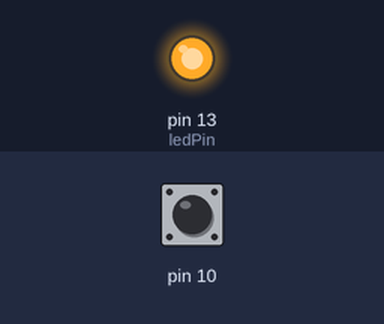
A sketch run on a simulated Arduino Uno, built with avr-gcc and run on an emulated ATmega328P. On the bench: output pins drawn as LEDs (lit = HIGH). The test bench sets the inputs (shaded band); at power-on: pin 10 HIGH.

Above: at 1.2 s.
1.3 s: pin 10 pulled LOW for 0.15 s
At 1.37 s:
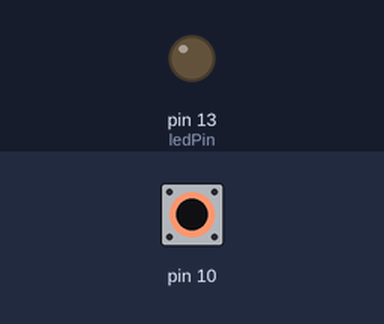
2.9 s: pin 10 pulled LOW for 3.2 s
At 7.5 s:
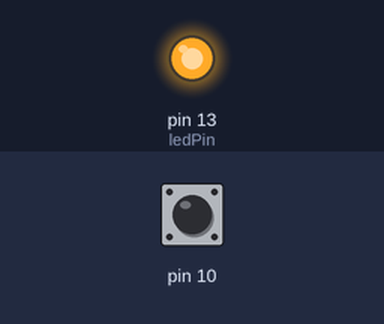
Timing chart, 0 to 9.0 s (numbered marks = the images above; inputs shaded):
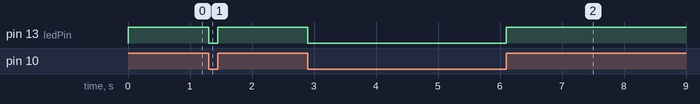

The sketch:

Exercise3_Button_In_C.ino
```cpp
/*
NB! Most registers and bits are already named to match the datasheet names,
often just replacing an x with a proper value e.g. DDRx -> DDRB for DDR register for Port B
*/

const int ledPin = 13;
void setup()
{
   // Set digital pin 10 (port 10) as an input
   pinMode(10, INPUT_PULLUP);


   // Onboard LED
   pinMode(ledPin, OUTPUT);
}


void loop()
{
   // Read the state of digital pin 10
   int pin10State = digitalRead(10);
   if (pin10State == HIGH)
   {
       digitalWrite(ledPin, HIGH);
   }
   else
   {
       digitalWrite(ledPin, LOW);
   }
}
```

Measured:
- after the input at 1.3 s, pin 13 (ledPin): HIGH → LOW at once, → HIGH 0.15 s later
- after the input at 2.9 s, pin 13 (ledPin): HIGH → LOW at once, → HIGH 3.2 s later
